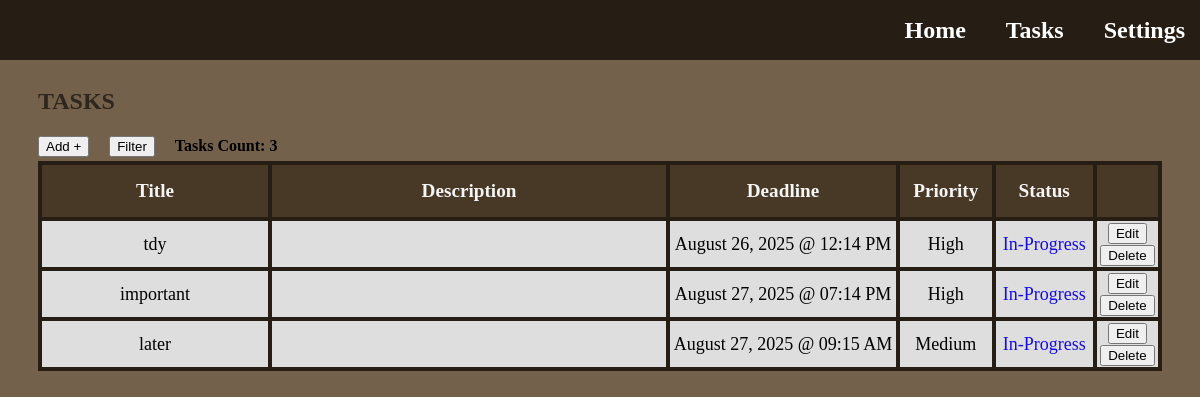
The page /tasks (signed in) on the database its author committed.
### app.py (models this page shows)
class Task(db.Model):
    id = db.Column(db.Integer, primary_key=True)
    title = db.Column(db.String(128), nullable=False)
    description = db.Column(db.Text, nullable=True)
    priority = db.Column(db.String(50), nullable=False)
    deadline = db.Column(db.DateTime, nullable=True)
    status = db.Column(db.String(50), nullable=False, default='In-Progress')
    set_today_reminder = db.Column(db.Boolean, nullable=False, default=True)
    set_tomorrow_reminder = db.Column(db.Boolean, nullable=False, default=True)
    user_id = db.Column(db.Integer, db.ForeignKey('user.id'), nullable=False)
    user = db.relationship('User', backref=db.backref('tasks', lazy=True))

### app.py (the view, shortened to what this page needs)
@app.route('/tasks')
def tasks():
    user_id = session['user_id']
    sort_title = session.get('sort_title')
    sort_type = session.get('sort_type')
    filter_priorities = session.get('filter_priorities', [])
    filter_status = session.get('filter_status', [])
    filter_months = session.get('filter_months', [])
    filter_year = session.get('filter_year', None)
    filter_day = session.get('filter_day', None)
    priority_order_descending = case(
        (Task.priority == 'High', 1),
        (Task.priority == 'Medium', 2),
        (Task.priority == 'Low', 3),
    )
    priority_order_ascending = case(
        (Task.priority == 'Low', 1),
        (Task.priority == 'Medium', 2),
        (Task.priority == 'High', 3),
    )
    status_order_complete = case(
        (Task.status == 'Complete', 1),
        (Task.status == 'In-Progress', 2)
    )
    status_order_in_progress = case(
        (Task.status == 'In-Progress', 1),
        (Task.status == 'Complete', 2)
    )
    query = Task.query.filter_by(user_id=user_id)
    if filter_priorities: # Only true if not empty
        query = query.filter(Task.priority.in_(filter_priorities)) # Filter by checked priorities within given priority list
    if filter_status:
        query = query.filter(Task.status.in_(filter_status)) # Filter by checked status within given status list
    if filter_months:
        query = query.filter(extract('month', Task.deadline).in_(filter_months)) # Filter by checked months within given months list; extract(...) - returns month number from Task columns and matches to filter months list
    if filter_year:
        query = query.filter(extract('year', Task.deadline) == filter_year) # Filter by typed year; extracts year from deadline column in database
    if filter_day:
        query = query.filter(extract('day', Task.deadline) == filter_day) # Filter by typed day; extracts day from deadline column in database
    user_tasks = query.all()  # Get all tasks for this user according to the id, default order is by date task was created from earliest to latest
    user_tasks_count = query.count() # Gets the total count of tasks of the user
    return render_template('tasks.html', tasks=user_tasks, count=user_tasks_count, sort_title=sort_title, sort_type=sort_type, filter_priorities=filter_priorities, filter_status=filter_status, filter_months=filter_months, filter_year=filter_year, filter_day=filter_day)

### templates/tasks.html (shortened to what this page needs)
{% extends "base.html" %}
{% block content %}
  <h1 class="title-page">Tasks</h1>
  <div class="task-features">
    <button href="#" type="button" class="add-button" onclick="openPopup('add-task')">Add +</button>
    <button type="button" class="filter-sort-button" onclick="openPopup('filter-sort-task')">Filter</button>
    <h4>Tasks Count: {{ count }} </h2>
  </div>
  <section class="tasks-section">
      <table class="tasks-table">
        <thead class="table-header">
          <tr>
              <th class="task-title">Title</th>
              <th class="task-description">Description</th>
              <th class="task-deadline">Deadline</th>
              <th class="task-priority">Priority</th>
              <th class="task-status">Status</th>
              <th class="task-options"></th>
          </tr>
        </thead>
        <tbody id="task-body">
          {% for task in tasks %}
          <tr id="task-row">
            <td>{{ task.title }}</td>
            <td>{{ task.description }}</td>
            <td>{{ task.deadline.strftime('%B %d, %Y @ %I:%M %p')  }}</td>
            <td>{{ task.priority }}</td>
            <td class="task-status-data">
              <a href="{{ url_for('change_task_status', task_id=task.id)}}"
              class="task-status {{ task.status | lower | replace(' ', '-') }}">
                {{ task.status }}
              </a>
            </td>
            <td>
              <a>
                <button type="button" class="edit-button" onclick="openEditPopup(this, 'edit-task')"
                  data-id="{{ task.id }}"
                  data-title="{{ task.title }}"
                  data-description="{{ task.description }}"
                  data-priority="{{ task.priority }}"
                  data-deadline="{{ task.deadline.strftime('%B %d %Y @ %I:%M %p')  }}"
                  >
                  Edit
                </button>
              </a>
              <a href="{{ url_for('delete_task', task_id=task.id)}}">
                <button type="button" class="delete-button">Delete</button>
              </a>
            </td>
          </tr>
          {% else %}
          <tr>
            <td colspan="6">No tasks available.</td>
          </tr>
          {% endfor %}
        </tbody>
      </table>
  </section>
{% endblock %}

### templates/base.html (shortened to what this page needs)
<!DOCTYPE html>
<html lang="en">
<head>
    <link rel="stylesheet" href="{{ url_for('static', filename='style.css') }}">
</head>
<body class="homepage">
    <header class="navbar">
        <nav class="navbar-links">
            <a href="{{ url_for('home') }}">Home</a>
            <a href="{{ url_for('tasks') }}">Tasks</a>
            <a href="{{ url_for('settings') }}">Settings</a>
        </nav>
    </header>
    <main>
        {% block content %}{% endblock %}
    </main>
</body>
</html>

### static/style.css (style rules this page uses)
html, body { min-width: 800px; overflow-x: auto; }
.title-page { margin-top: 80px; margin-left: 30px; font-size: x-large; font-weight: bolder; text-transform: uppercase; font-family: 'Lucida Handwriting'; color: #2f261c; }
.homepage { background-color: #74614b; }
.navbar { background-color: #261e14; position: fixed; top: 0; left: 0; width: 100%; height: 60px; padding-left: 5px; display: flex; justify-content: flex-end; align-items: center; z-index: 1000; }
.navbar-links { display: flex; gap: 20px; }
.navbar-links a { font-family: 'Lucida Handwriting'; color: white; margin-right: 20px; font-weight: bold; font-size: 24px; text-decoration: none; }
.tasks-section { margin-left: 30px; margin-right: 30px; display: flex; justify-content: center; }
.tasks-table { border-collapse: collapse; width: 100%; height: 50%; table-layout: fixed; }
.tasks-table th, .tasks-table td { border: 4px solid #261e14; color: black; font-size: large; text-align: center; background: rgb(222, 222, 222); }
.tasks-table th { color: whitesmoke; font-weight: bolder; font-size: larger; height: 50px; background-color: #483826; }
.task-title { width: 20%; }
.task-description { white-space: normal; word-break: break-word; max-width: 400px; width: 35%; }
.task-deadline { width: 20%; }
.task-priority { width: 8%; }
.task-status { width: 8.5%; }
.task-options { width: 8.5; }
.task-status-data { text-decoration: none; color: white }
.task-status.in-progress { color: rgb(22, 11, 224); text-decoration: none; }
.task-features { margin-left: 30px; margin-right: 30px; height: 30px; display: flex; justify-content: flex-start; align-items: center; gap: 20px; }
.add-button { color: black; text-decoration: none; }

### rows shown on the page
Task: title "tdy", deadline "August 26, 2025 @ 12:14 PM", priority "High", status "In-Progress"
Task: title "important", deadline "August 27, 2025 @ 07:14 PM", priority "High", status "In-Progress"
Task: title "later", deadline "August 27, 2025 @ 09:15 AM", priority "Medium", status "In-Progress"

### other values the page prints
{{ count }} "3"
